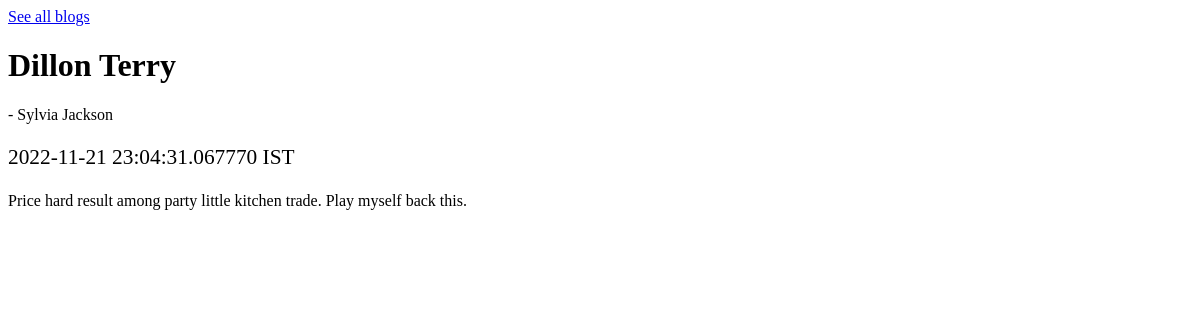
The app's page /blog/2/ with its own data.
### sql.py (models this page shows)
class Blog(db.Model):
    id = sa.Column(sa.Integer, primary_key=True)
    title = sa.Column(sa.String(80), unique=True, nullable=False)
    desc = sa.Column(sa.Text)
    datetime = sa.Column(sa.DateTime)
    user_id = sa.Column(sa.Integer, sa.ForeignKey("user.id"))

class User(db.Model):
    id = sa.Column(sa.Integer, primary_key=True)
    name = sa.Column(sa.String(80), unique=True, nullable=False)
    email = sa.Column(sa.String(120), unique=True, nullable=False)
    password = sa.Column(sa.String(80), unique=True, nullable=False)
    blogs = db.relationship("Blog", backref="user")

### server.py (the view)
@app.route("/blog/<pk>/", methods=["GET"])
def view_blog(pk):
    blog = get_blog_by_id(pk)
    user = blog.user
    return render_template("blogs/blog_view.html", blog=blog, user=user)

### sql.py (called while the page is built)
def get_blog_by_id(id):
    return Blog.query.filter_by(id=id).first()

### templates/blogs/blog_view.html
{% extends "layouts/root_layout.html" %} {% block content %}
<div class="page h-100">
  <div class="container container-xl py-4 h-100">
    <a href="/blogs/" class="btn btn-primary">See all blogs</a>
    {% if blog %}
        <h1 class="text-center">{{ blog.title }}</h1>
        <p class="text-center strong "> - {{ user.name }}</p>
        <p class="text-end" style="font-size: 16pt;">{{ blog.datetime }} IST</p>
        <div class="card card-body h-100">
            {{ blog.desc }}
        </div>
    {% else %}
        <div class="text-danger h1">
            Blog Not found!
        </div>
    {% endif %}
  </div>
</div>
{% endblock %}

### templates/layouts/root_layout.html (style rules this page uses)
:root { --tblr-font-sans-serif: "Inter Var", -apple-system, BlinkMacSystemFont, San Francisco, Segoe UI, Roboto, Helvetica Neue, sans-serif; }
body { font-feature-settings: "cv03", "cv04", "cv11"; }

### records on screen
Blog: title "Dillon Terry", datetime "2022-11-21 23:04:31.067770", desc "Price hard result among party little kitchen trade. Play myself back this."
User: name "Sylvia Jackson"
